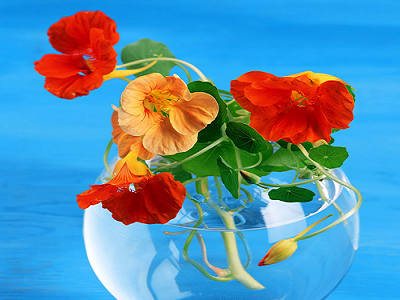
#> input picture images/ColorFlower.bmp, 400 x 300 px
$ python 'ex4_锐化（RGB）.py'
#> lines starting #> are read from the running program, lines starting #| are printed output that depends on the picture
### ex4_锐化.py
import cv2
import matplotlib
import matplotlib.pyplot as plt
import numpy as np


# 实验四：锐化


# 使用拉普拉斯算子进行锐化的函数
# 传入参数： rawImage：原始的灰度图
#           alpha: 锐化程度
# 返回值为变换后的图
def sharpen_Laplacian(rawImage, alpha):
    mask = np.array(
        [[0, -1, 0],
         [-1, 4, -1],
         [0, -1, 0]])  # 拉普拉斯锐化模板
    H_height = 3
    H_width = 3

    raw_height = rawImage.shape[0]  # 获取原图像的高度
    raw_width = rawImage.shape[1]  # 获取原图像的宽度

    # 把原图四周拓展一圈
    raw_expand = rawImage
    expansion = raw_expand[0: int(H_height/2), 0: raw_width]
    raw_expand = np.r_[expansion, raw_expand]
    expansion = raw_expand[raw_height: raw_height + int(H_height/2),
                           0: raw_width]
    raw_expand = np.r_[raw_expand, expansion]
    expansion = raw_expand[0: raw_height + H_height - 1, 0: int(H_width/2)]
    raw_expand = np.c_[expansion, raw_expand]
    expansion = raw_expand[0: raw_height + H_height - 1,
                           raw_width: raw_width+int(H_width/2)]
    raw_expand = np.c_[raw_expand, expansion]

    aft = np.zeros((raw_height, raw_width), dtype='uint8')  # 新建一个和原图大小一样的全零矩阵

    for r in range(0, raw_height):  # 遍历每个像素
        for c in range(0, raw_width):
            temp1 = 0
            for i in range(0, 3):  # 将该像素周围的灰度与模板中对应的值相乘然后相加
                for j in range(0, 3):
                    temp1 = temp1 + mask[i][j] * raw_expand[r + i][c + j]
            temp2 = rawImage[r][c] + alpha * temp1  # 把值赋给表示变换后的图像的矩阵
            if temp2 > 255:  # 防止灰度值超出范围
                temp2 = 255
            if temp2 < 0:
                temp2 = 0
            aft[r][c] = temp2

    return aft


# 直接执行该文件时运行下列代码
# [40 lines that do not run on import are left out]

### ex4_锐化（RGB）.py
import cv2
import matplotlib
import matplotlib.pyplot as plt
import numpy as np

from ex4_锐化 import *

# 实验四_额外：彩色图片锐化


# 使用拉普拉斯算子进行锐化的函数
# 传入参数： rawImage：原始的RGB图
#           alpha: 锐化程度
# 返回值为变换后的图
def sharpen_Laplacian_RGB(rawImage, alpha):
    aft = np.zeros(rawImage.shape, dtype='uint8')
    # 对三个通道分别进行拉普拉斯锐化
    aft[:, :, 0] = sharpen_Laplacian(rawImage[:, :, 0], alpha)
    aft[:, :, 1] = sharpen_Laplacian(rawImage[:, :, 1], alpha)
    aft[:, :, 2] = sharpen_Laplacian(rawImage[:, :, 2], alpha)
    return aft


# 直接执行该文件时运行下列代码
if __name__ == '__main__':
    # 导入图片
    raw = cv2.imread("images/ColorFlower.bmp")
#> raw is the input picture: shape (300, 400, 3); mean B, G, R 173.1, 145.8, 90.9
    raw = cv2.cvtColor(raw, cv2.COLOR_BGR2RGB)  # 把BGR排布转换成RGB排布

    # 此部分为实际处理
    aft1 = np.zeros(raw.shape, dtype='uint8')
    aft1[:, :, 0] = sharpen_Laplacian(raw[:, :, 0], 1)
#> in sharpen_Laplacian, `expansion = raw_expand[0: raw_height + H_height - 1, 0: int(H_width/2)]`: expansion = 302 values, max 66 at index 121, min 12 at index 12, mean 37.9
#> in sharpen_Laplacian, `expansion = raw_expand[0: raw_height + H_height - 1, raw_width: raw_wi..`: expansion = 302 values, max 93 at index 248, min 15 at index 34, mean 49.4
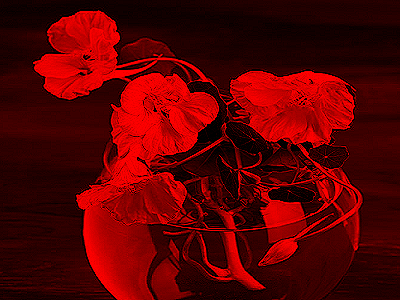
#> aft1: shape (300, 400, 3); mean R, G, B 90.6, 0, 0

    aft2 = np.zeros(raw.shape, dtype='uint8')
    aft2[:, :, 1] = sharpen_Laplacian(raw[:, :, 1], 1)
#> call 2 of sharpen_Laplacian, with alpha = 1
#> in sharpen_Laplacian (call 2), `expansion = raw_expand[0: raw_height + H_height - 1, 0: int(H_width/2)]`: expansion = 302 values, max 186 at index 121, min 128 at index 293, mean 162
#> in sharpen_Laplacian (call 2), `raw_expand = np.c_[expansion, raw_expand]`:
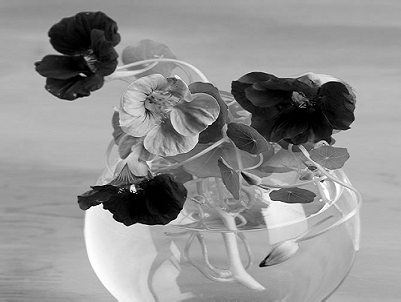
#> raw_expand: shape (302, 401); min 0, max 255, mean 145.9
#> in sharpen_Laplacian (call 2), `expansion = raw_expand[0: raw_height + H_height - 1, raw_width: raw_wi..`: expansion = 302 values, max 187 at index 89, min 151 at index 34, mean 176.6
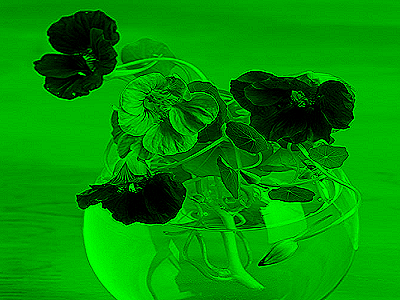
#> aft2: shape (300, 400, 3); mean R, G, B 0, 146.1, 0

    aft3 = np.zeros(raw.shape, dtype='uint8')
    aft3[:, :, 2] = sharpen_Laplacian(raw[:, :, 2], 1)
#> call 3 of sharpen_Laplacian, with alpha = 1
#> in sharpen_Laplacian (call 3), `expansion = raw_expand[0: raw_height + H_height - 1, 0: int(H_width/2)]`: expansion = 302 values, max 253 at index 93, min 191 at index 285, mean 237.2
#> in sharpen_Laplacian (call 3), `raw_expand = np.c_[expansion, raw_expand]`:
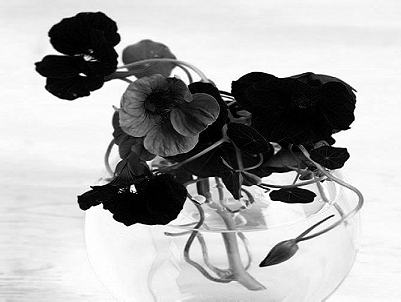
#> raw_expand: shape (302, 401); min 0, max 255, mean 173.7
#> in sharpen_Laplacian (call 3), `expansion = raw_expand[0: raw_height + H_height - 1, raw_width: raw_wi..`: expansion = 302 values, max 255 at index 275, min 235 at index 34, mean 247.1
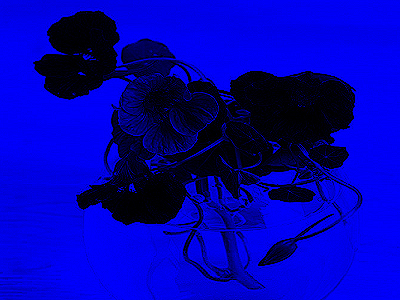
#> aft3: shape (300, 400, 3); mean R, G, B 0, 0, 173.9

    aft4 = sharpen_Laplacian_RGB(raw, 1)
#> in sharpen_Laplacian_RGB, `aft[:, :, 1] = sharpen_Laplacian(rawImage[:, :, 1], alpha)`:
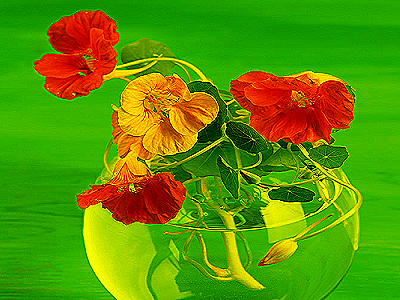
#> aft: shape (300, 400, 3); mean R, G, B 90.6, 146.1, 0
#> in sharpen_Laplacian_RGB, `aft[:, :, 2] = sharpen_Laplacian(rawImage[:, :, 2], alpha)`:
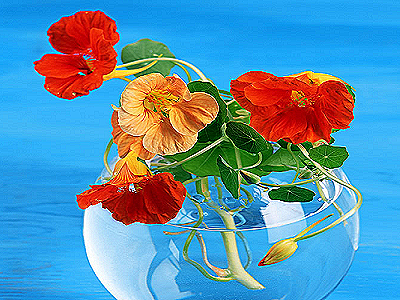
#> aft: shape (300, 400, 3); mean R, G, B 90.6, 146.1, 173.9

    # 以下代码用于显示图片
    matplotlib.rcParams['font.sans-serif'] = ['SimHei']   # 用黑体显示中文
    matplotlib.rcParams['axes.unicode_minus'] = False     # 正常显示负号

    plt.subplot(2, 2, 1)
    plt.imshow(aft1)
    plt.title("锐化之后的R通道")

    plt.subplot(2, 2, 2)
    plt.imshow(aft2)
    plt.title("锐化之后的G通道")

    plt.subplot(2, 2, 3)
    plt.imshow(aft3)
    plt.title("锐化之后B通道")

    plt.subplot(2, 2, 4)
    plt.imshow(aft4)
    plt.title("RGB锐化之后")

    plt.show()
